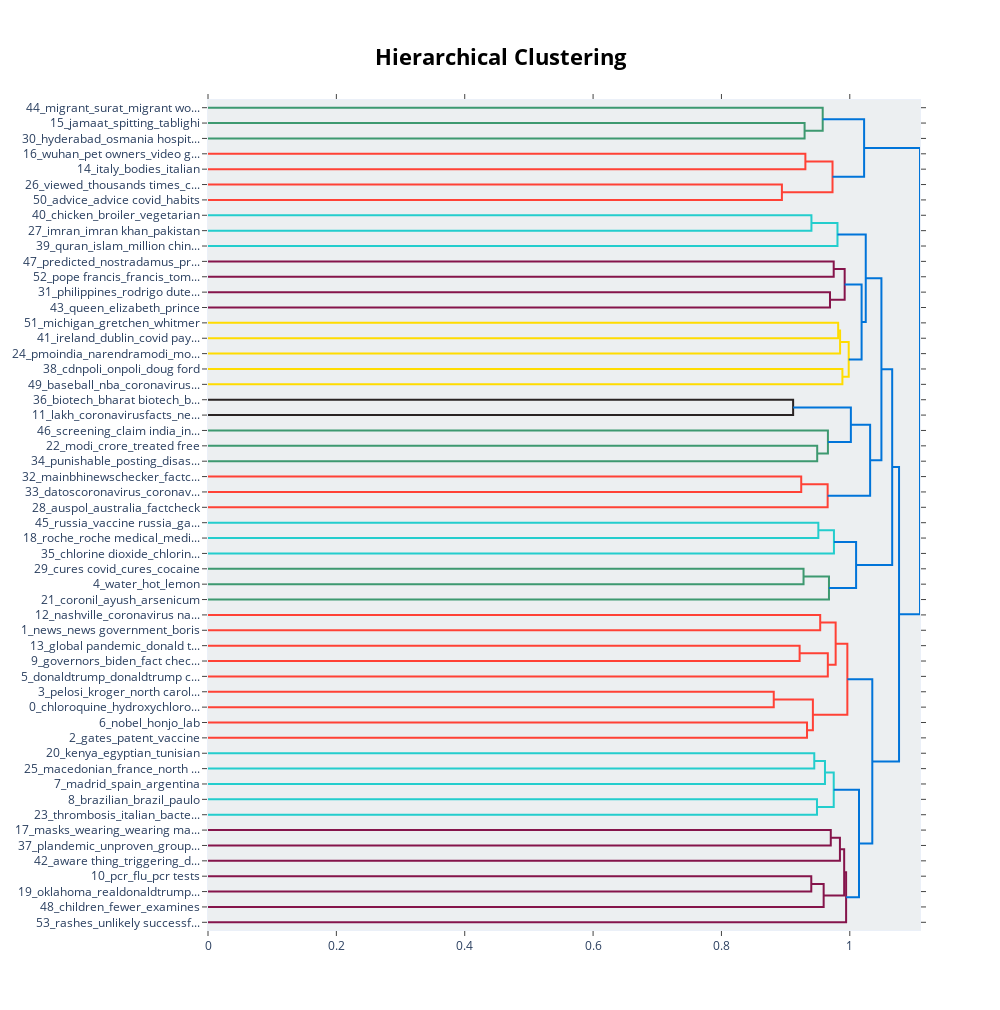

Source (notebook cell):
### Code cell
topic_model_fake.visualize_hierarchy()

### Figure 1 — Plotly figure (JSON) as saved in the notebook; plotly's stock layout.template omitted (floating-point values rounded to 4 significant figures)
{"data": [{"hoverinfo": "text", "marker": {"color": "rgb(61,153,112)"}, "mode": "lines", "type": "scatter", "x": [0, 0.9296, 0.9296, 0], "xaxis": "x", "y": [-15, -15, -25, -25], "yaxis": "y"}, {"hoverinfo": "text", "marker": {"color": "rgb(61,153,112)"}, "mode": "lines", "type": "scatter", "x": [0, 0.9578, 0.9578, 0.9296], "xaxis": "x", "y": [-5, -5, -20, -20], "yaxis": "y"}, {"hoverinfo": "text", "marker": {"color": "rgb(255,65,54)"}, "mode": "lines", "type": "scatter", "x": [0, 0.9308, 0.9308, 0], "xaxis": "x", "y": [-35, -35, -45, -45], "yaxis": "y"}, {"hoverinfo": "text", "marker": {"color": "rgb(255,65,54)"}, "mode": "lines", "type": "scatter", "x": [0, 0.8942, 0.8942, 0], "xaxis": "x", "y": [-55, -55, -65, -65], "yaxis": "y"}, {"hoverinfo": "text", "marker": {"color": "rgb(255,65,54)"}, "mode": "lines", "type": "scatter", "x": [0.9308, 0.9731, 0.9731, 0.8942], "xaxis": "x", "y": [-40, -40, -60, -60], "yaxis": "y"}, {"hoverinfo": "text", "marker": {"color": "rgb(0,116,217)"}, "mode": "lines", "type": "scatter", "x": [0.9578, 1.022, 1.022, 0.9731], "xaxis": "x", "y": [-12.5, -12.5, -50, -50], "yaxis": "y"}, {"hoverinfo": "text", "marker": {"color": "rgb(35,205,205)"}, "mode": "lines", "type": "scatter", "x": [0, 0.9402, 0.9402, 0], "xaxis": "x", "y": [-75, -75, -85, -85], "yaxis": "y"}, {"hoverinfo": "text", "marker": {"color": "rgb(35,205,205)"}, "mode": "lines", "type": "scatter", "x": [0.9402, 0.9808, 0.9808, 0], "xaxis": "x", "y": [-80, -80, -95, -95], "yaxis": "y"}, {"hoverinfo": "text", "marker": {"color": "rgb(133,20,75)"}, "mode": "lines", "type": "scatter", "x": [0, 0.9749, 0.9749, 0], "xaxis": "x", "y": [-105, -105, -115, -115], "yaxis": "y"}, {"hoverinfo": "text", "marker": {"color": "rgb(133,20,75)"}, "mode": "lines", "type": "scatter", "x": [0, 0.9691, 0.9691, 0], "xaxis": "x", "y": [-125, -125, -135, -135], "yaxis": "y"}, {"hoverinfo": "text", "marker": {"color": "rgb(133,20,75)"}, "mode": "lines", "type": "scatter", "x": [0.9749, 0.992, 0.992, 0.9691], "xaxis": "x", "y": [-110, -110, -130, -130], "yaxis": "y"}, {"hoverinfo": "text", "marker": {"color": "rgb(255,220,0)"}, "mode": "lines", "type": "scatter", "x": [0, 0.9819, 0.9819, 0], "xaxis": "x", "y": [-145, -145, -155, -155], "yaxis": "y"}, {"hoverinfo": "text", "marker": {"color": "rgb(255,220,0)"}, "mode": "lines", "type": "scatter", "x": [0.9819, 0.9849, 0.9849, 0], "xaxis": "x", "y": [-150, -150, -165, -165], "yaxis": "y"}, {"hoverinfo": "text", "marker": {"color": "rgb(255,220,0)"}, "mode": "lines", "type": "scatter", "x": [0, 0.9885, 0.9885, 0], "xaxis": "x", "y": [-175, -175, -185, -185], "yaxis": "y"}, {"hoverinfo": "text", "marker": {"color": "rgb(255,220,0)"}, "mode": "lines", "type": "scatter", "x": [0.9849, 0.9983, 0.9983, 0.9885], "xaxis": "x", "y": [-157.5, -157.5, -180, -180], "yaxis": "y"}, {"hoverinfo": "text", "marker": {"color": "rgb(0,116,217)"}, "mode": "lines", "type": "scatter", "x": [0.992, 1.018, 1.018, 0.9983], "xaxis": "x", "y": [-120, -120, -168.8, -168.8], "yaxis": "y"}, {"hoverinfo": "text", "marker": {"color": "rgb(0,116,217)"}, "mode": "lines", "type": "scatter", "x": [0.9808, 1.025, 1.025, 1.018], "xaxis": "x", "y": [-87.5, -87.5, -144.4, -144.4], "yaxis": "y"}, {"hoverinfo": "text", "marker": {"color": "rgb(40,35,35)"}, "mode": "lines", "type": "scatter", "x": [0, 0.9117, 0.9117, 0], "xaxis": "x", "y": [-195, -195, -205, -205], "yaxis": "y"}, {"hoverinfo": "text", "marker": {"color": "rgb(61,153,112)"}, "mode": "lines", "type": "scatter", "x": [0, 0.9492, 0.9492, 0], "xaxis": "x", "y": [-225, -225, -235, -235], "yaxis": "y"}, {"hoverinfo": "text", "marker": {"color": "rgb(61,153,112)"}, "mode": "lines", "type": "scatter", "x": [0, 0.9659, 0.9659, 0.9492], "xaxis": "x", "y": [-215, -215, -230, -230], "yaxis": "y"}, {"hoverinfo": "text", "marker": {"color": "rgb(0,116,217)"}, "mode": "lines", "type": "scatter", "x": [0.9117, 1.002, 1.002, 0.9659], "xaxis": "x", "y": [-200, -200, -222.5, -222.5], "yaxis": "y"}, {"hoverinfo": "text", "marker": {"color": "rgb(255,65,54)"}, "mode": "lines", "type": "scatter", "x": [0, 0.9243, 0.9243, 0], "xaxis": "x", "y": [-245, -245, -255, -255], "yaxis": "y"}, {"hoverinfo": "text", "marker": {"color": "rgb(255,65,54)"}, "mode": "lines", "type": "scatter", "x": [0.9243, 0.9655, 0.9655, 0], "xaxis": "x", "y": [-250, -250, -265, -265], "yaxis": "y"}, {"hoverinfo": "text", "marker": {"color": "rgb(0,116,217)"}, "mode": "lines", "type": "scatter", "x": [1.002, 1.032, 1.032, 0.9655], "xaxis": "x", "y": [-211.2, -211.2, -257.5, -257.5], "yaxis": "y"}, {"hoverinfo": "text", "marker": {"color": "rgb(0,116,217)"}, "mode": "lines", "type": "scatter", "x": [1.025, 1.049, 1.049, 1.032], "xaxis": "x", "y": [-115.9, -115.9, -234.4, -234.4], "yaxis": "y"}, {"hoverinfo": "text", "marker": {"color": "rgb(35,205,205)"}, "mode": "lines", "type": "scatter", "x": [0, 0.951, 0.951, 0], "xaxis": "x", "y": [-275, -275, -285, -285], "yaxis": "y"}, {"hoverinfo": "text", "marker": {"color": "rgb(35,205,205)"}, "mode": "lines", "type": "scatter", "x": [0.951, 0.9753, 0.9753, 0], "xaxis": "x", "y": [-280, -280, -295, -295], "yaxis": "y"}, {"hoverinfo": "text", "marker": {"color": "rgb(61,153,112)"}, "mode": "lines", "type": "scatter", "x": [0, 0.9279, 0.9279, 0], "xaxis": "x", "y": [-305, -305, -315, -315], "yaxis": "y"}, {"hoverinfo": "text", "marker": {"color": "rgb(61,153,112)"}, "mode": "lines", "type": "scatter", "x": [0.9279, 0.9675, 0.9675, 0], "xaxis": "x", "y": [-310, -310, -325, -325], "yaxis": "y"}, {"hoverinfo": "text", "marker": {"color": "rgb(0,116,217)"}, "mode": "lines", "type": "scatter", "x": [0.9753, 1.01, 1.01, 0.9675], "xaxis": "x", "y": [-287.5, -287.5, -317.5, -317.5], "yaxis": "y"}, {"hoverinfo": "text", "marker": {"color": "rgb(0,116,217)"}, "mode": "lines", "type": "scatter", "x": [1.049, 1.066, 1.066, 1.01], "xaxis": "x", "y": [-175.2, -175.2, -302.5, -302.5], "yaxis": "y"}, {"hoverinfo": "text", "marker": {"color": "rgb(255,65,54)"}, "mode": "lines", "type": "scatter", "x": [0, 0.9539, 0.9539, 0], "xaxis": "x", "y": [-335, -335, -345, -345], "yaxis": "y"}, {"hoverinfo": "text", "marker": {"color": "rgb(255,65,54)"}, "mode": "lines", "type": "scatter", "x": [0, 0.9218, 0.9218, 0], "xaxis": "x", "y": [-355, -355, -365, -365], "yaxis": "y"}, {"hoverinfo": "text", "marker": {"color": "rgb(255,65,54)"}, "mode": "lines", "type": "scatter", "x": [0.9218, 0.9658, 0.9658, 0], "xaxis": "x", "y": [-360, -360, -375, -375], "yaxis": "y"}, {"hoverinfo": "text", "marker": {"color": "rgb(255,65,54)"}, "mode": "lines", "type": "scatter", "x": [0.9539, 0.978, 0.978, 0.9658], "xaxis": "x", "y": [-340, -340, -367.5, -367.5], "yaxis": "y"}, {"hoverinfo": "text", "marker": {"color": "rgb(255,65,54)"}, "mode": "lines", "type": "scatter", "x": [0, 0.8815, 0.8815, 0], "xaxis": "x", "y": [-385, -385, -395, -395], "yaxis": "y"}, {"hoverinfo": "text", "marker": {"color": "rgb(255,65,54)"}, "mode": "lines", "type": "scatter", "x": [0, 0.9334, 0.9334, 0], "xaxis": "x", "y": [-405, -405, -415, -415], "yaxis": "y"}, {"hoverinfo": "text", "marker": {"color": "rgb(255,65,54)"}, "mode": "lines", "type": "scatter", "x": [0.8815, 0.9425, 0.9425, 0.9334], "xaxis": "x", "y": [-390, -390, -410, -410], "yaxis": "y"}, {"hoverinfo": "text", "marker": {"color": "rgb(255,65,54)"}, "mode": "lines", "type": "scatter", "x": [0.978, 0.9962, 0.9962, 0.9425], "xaxis": "x", "y": [-353.8, -353.8, -400, -400], "yaxis": "y"}, {"hoverinfo": "text", "marker": {"color": "rgb(35,205,205)"}, "mode": "lines", "type": "scatter", "x": [0, 0.9446, 0.9446, 0], "xaxis": "x", "y": [-425, -425, -435, -435], "yaxis": "y"}, {"hoverinfo": "text", "marker": {"color": "rgb(35,205,205)"}, "mode": "lines", "type": "scatter", "x": [0.9446, 0.9613, 0.9613, 0], "xaxis": "x", "y": [-430, -430, -445, -445], "yaxis": "y"}, {"hoverinfo": "text", "marker": {"color": "rgb(35,205,205)"}, "mode": "lines", "type": "scatter", "x": [0, 0.9489, 0.9489, 0], "xaxis": "x", "y": [-455, -455, -465, -465], "yaxis": "y"}, {"hoverinfo": "text", "marker": {"color": "rgb(35,205,205)"}, "mode": "lines", "type": "scatter", "x": [0.9613, 0.975, 0.975, 0.9489], "xaxis": "x", "y": [-437.5, -437.5, -460, -460], "yaxis": "y"}, {"hoverinfo": "text", "marker": {"color": "rgb(133,20,75)"}, "mode": "lines", "type": "scatter", "x": [0, 0.9704, 0.9704, 0], "xaxis": "x", "y": [-475, -475, -485, -485], "yaxis": "y"}, {"hoverinfo": "text", "marker": {"color": "rgb(133,20,75)"}, "mode": "lines", "type": "scatter", "x": [0.9704, 0.9846, 0.9846, 0], "xaxis": "x", "y": [-480, -480, -495, -495], "yaxis": "y"}, {"hoverinfo": "text", "marker": {"color": "rgb(133,20,75)"}, "mode": "lines", "type": "scatter", "x": [0, 0.94, 0.94, 0], "xaxis": "x", "y": [-505, -505, -515, -515], "yaxis": "y"}, {"hoverinfo": "text", "marker": {"color": "rgb(133,20,75)"}, "mode": "lines", "type": "scatter", "x": [0.94, 0.9593, 0.9593, 0], "xaxis": "x", "y": [-510, -510, -525, -525], "yaxis": "y"}, {"hoverinfo": "text", "marker": {"color": "rgb(133,20,75)"}, "mode": "lines", "type": "scatter", "x": [0.9846, 0.9912, 0.9912, 0.9593], "xaxis": "x", "y": [-487.5, -487.5, -517.5, -517.5], "yaxis": "y"}, {"hoverinfo": "text", "marker": {"color": "rgb(133,20,75)"}, "mode": "lines", "type": "scatter", "x": [0.9912, 0.9943, 0.9943, 0], "xaxis": "x", "y": [-502.5, -502.5, -535, -535], "yaxis": "y"}, {"hoverinfo": "text", "marker": {"color": "rgb(0,116,217)"}, "mode": "lines", "type": "scatter", "x": [0.975, 1.014, 1.014, 0.9943], "xaxis": "x", "y": [-448.8, -448.8, -518.8, -518.8], "yaxis": "y"}, {"hoverinfo": "text", "marker": {"color": "rgb(0,116,217)"}, "mode": "lines", "type": "scatter", "x": [0.9962, 1.035, 1.035, 1.014], "xaxis": "x", "y": [-376.9, -376.9, -483.8, -483.8], "yaxis": "y"}, {"hoverinfo": "text", "marker": {"color": "rgb(0,116,217)"}, "mode": "lines", "type": "scatter", "x": [1.066, 1.077, 1.077, 1.035], "xaxis": "x", "y": [-238.8, -238.8, -430.3, -430.3], "yaxis": "y"}, {"hoverinfo": "text", "marker": {"color": "rgb(0,116,217)"}, "mode": "lines", "type": "scatter", "x": [1.022, 1.109, 1.109, 1.077], "xaxis": "x", "y": [-31.25, -31.25, -334.6, -334.6], "yaxis": "y"}], "layout": {"autosize": false, "height": 1010, "hoverlabel": {"bgcolor": "white", "font": {"family": "Rockwell", "size": 16}}, "hovermode": "closest", "plot_bgcolor": "#ECEFF1", "showlegend": false, "title": {"font": {"color": "Black", "size": 22}, "text": "<b>Hierarchical Clustering</b>", "x": 0.5, "xanchor": "center", "yanchor": "top"}, "width": 1000, "xaxis": {"mirror": "allticks", "rangemode": "tozero", "showgrid": false, "showline": true, "showticklabels": true, "ticks": "outside", "type": "linear", "zeroline": false}, "yaxis": {"mirror": "allticks", "range": [-540, 0], "rangemode": "tozero", "showgrid": false, "showline": true, "showticklabels": true, "tickmode": "array", "ticks": "outside", "ticktext": ["44_migrant_surat_migrant wo...", "15_jamaat_spitting_tablighi", "30_hyderabad_osmania hospit...", "16_wuhan_pet owners_video g...", "14_italy_bodies_italian", "26_viewed_thousands times_c...", "50_advice_advice covid_habits", "40_chicken_broiler_vegetarian", "27_imran_imran khan_pakistan", "39_quran_islam_million chin...", "47_predicted_nostradamus_pr...", "52_pope francis_francis_tom...", "31_philippines_rodrigo dute...", "43_queen_elizabeth_prince", "51_michigan_gretchen_whitmer", "41_ireland_dublin_covid pay...", "24_pmoindia_narendramodi_mo...", "38_cdnpoli_onpoli_doug ford", "49_baseball_nba_coronavirus...", "36_biotech_bharat biotech_b...", "11_lakh_coronavirusfacts_ne...", "46_screening_claim india_in...", "22_modi_crore_treated free", "34_punishable_posting_disas...", "32_mainbhinewschecker_factc...", "33_datoscoronavirus_coronav...", "28_auspol_australia_factcheck", "45_russia_vaccine russia_ga...", "18_roche_roche medical_medi...", "35_chlorine dioxide_chlorin...", "29_cures covid_cures_cocaine", "4_water_hot_lemon", "21_coronil_ayush_arsenicum", "12_nashville_coronavirus na...", "1_news_news government_boris", "13_global pandemic_donald t...", "9_governors_biden_fact chec...", "5_donaldtrump_donaldtrump c...", "3_pelosi_kroger_north carol...", "0_chloroquine_hydroxychloro...", "6_nobel_honjo_lab", "2_gates_patent_vaccine", "20_kenya_egyptian_tunisian", "25_macedonian_france_north ...", "7_madrid_spain_argentina", "8_brazilian_brazil_paulo", "23_thrombosis_italian_bacte...", "17_masks_wearing_wearing ma...", "37_plandemic_unproven_group...", "42_aware thing_triggering_d...", "10_pcr_flu_pcr tests", "19_oklahoma_realdonaldtrump...", "48_children_fewer_examines", "53_rashes_unlikely successf..."], "tickvals": [-5, -15, -25, -35, -45, -55, -65, -75, -85, -95, -105, -115, -125, -135, -145, -155, -165, -175, -185, -195, -205, -215, -225, -235, -245, -255, -265, -275, -285, -295, -305, -315, -325, -335, -345, -355, -365, -375, -385, -395, -405, -415, -425, -435, -445, -455, -465, -475, -485, -495, -505, -515, -525, -535], "type": "linear", "zeroline": false}}}
